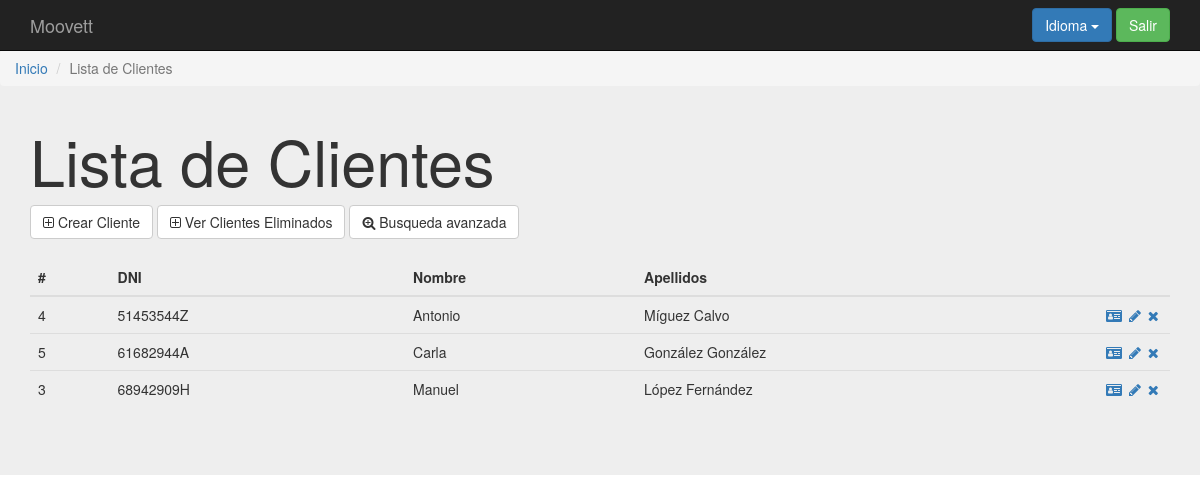
Page /index.php?controller=client&action=show (signed in) on the earlier database version.
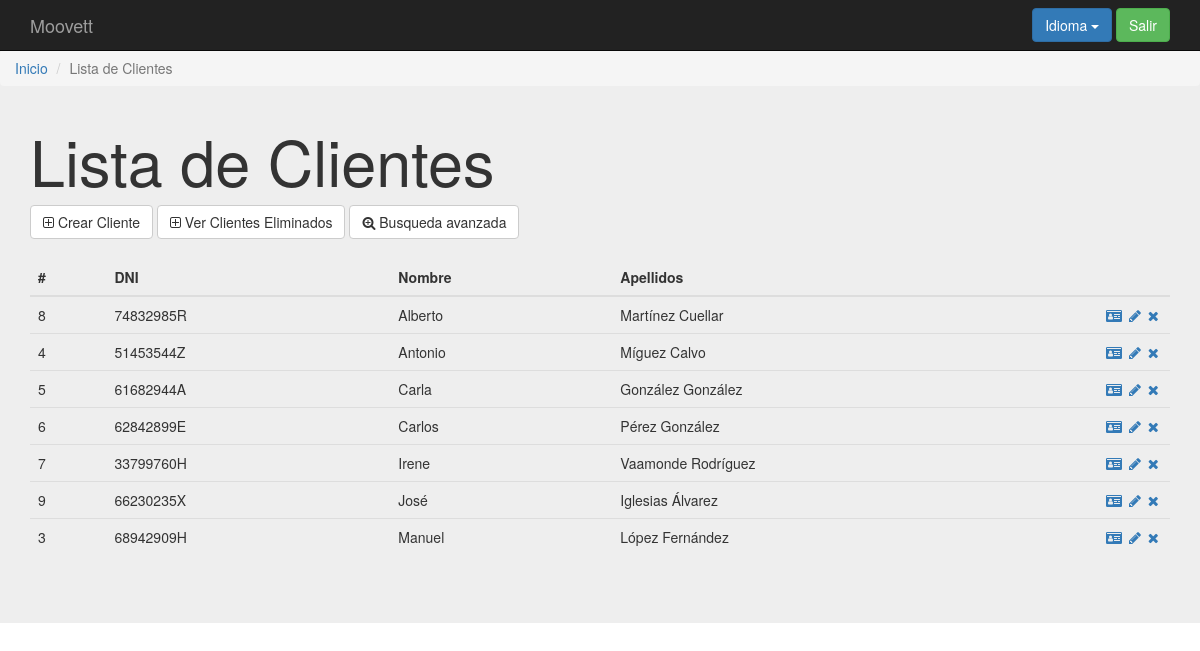
Same page on the later database version.
### tables this page shows
create table `cliente` (
`id` int(11) not null,
  `dni_c` varchar(9) not null,
  `nombre_c` varchar(15) not null,
  `apellidos_c` varchar(40) not null,
  `fecha_nac` date default null,
  `profesion` varchar(20) default null,
  `telefono` int(11) default null,
  `direccion` varchar(50) default null,
  `comentario` varchar(500) default null,
  `email` varchar(30) default null,
  `alerta_falta` tinyint(1) not null default '0',
  `desempleado` tinyint(1) not null default '0',
  `estudiante` tinyint(1) not null default '0',
  `familiar` tinyint(1) not null default '0',
  `num_cuenta` varchar(24) not null,
  `activo` tinyint(1) not null default '0',
  `foto` varchar(15) not null
);

### core/ViewManager.php (called while the page is built, shortened)
<?php
class ViewManager {
    private $fragmentContents = array();
    private $variables = array();
    private $currentFragment = self::DEFAULT_FRAGMENT;
    private $layout = "default";
    private function saveCurrentFragment() {
        $this->fragmentContents[$this->currentFragment].=ob_get_contents();
    }
    public function moveToFragment($name) {
        $this->currentFragment = $name;
    }
    public function getFragment($fragment, $default="") {
        if (!isset($this->fragmentContents[$fragment])) {
            return $default;
        }
        return $this->fragmentContents[$fragment];
    }
    public function setVariable($varname, $value, $flash=false) {
        $this->variables[$varname] = $value;
    }
    public function getVariable($varname, $default=NULL) {
        if (!isset($this->variables[$varname])) {
            return $default;
        }
        return $this->variables[$varname];
    }
    public function setLayout($layout) {
        $this->layout = $layout;
    }
    public function render($controller, $viewname) {
        include(__DIR__."/../Views/$controller/$viewname.php");
        $this->renderLayout();
    }
    private function renderLayout() {
        include(__DIR__."/../Views/layouts/".$this->layout.".php");
    }
    private static $viewmanager_singleton = NULL;
    public static function getInstance() {
        if (self::$viewmanager_singleton == null) {
            self::$viewmanager_singleton = new ViewManager();
        }
        return self::$viewmanager_singleton;
    }
}

### Controllers/CLIENT_Controller.php (called while the page is built, shortened)
<?php
require_once(__DIR__."/../core/ViewManager.php");
require_once(__DIR__."/../core/I18n.php");
require_once(__DIR__."/../Models/Client.php");
require_once(__DIR__."/../Models/CLIENT_Model.php");
class CLIENT_Controller extends BaseController {
    private $clientMapper;
    public function __construct() {
        $this->clientMapper = new CLIENT_Model();
        $this->view->setLayout("default");
    }
    public function show(){
        $clients = $this->clientMapper->fetch_all();
        $clients_json = json_encode($this->clients_to_json($clients));
        $this->view->setVariable("clients", $clients);
        $this->view->setVariable("clients_json", $clients_json);
        $this->view->render("client", "CLIENT_SHOW_Vista");
    }
    private function clients_to_json($clients){
        $clients_json = array();
        foreach ($clients as $client){
            $aux = array();
            $aux['id'] = $client->getID();
            $aux['nombre_c'] = $client->getName();
            $aux['dni_c'] = $client->getDNI();
            $aux['apellidos_c'] = $client-> getSurname();
            $clients_json[] = $aux;
        }
        return $clients_json;
    }
}

### index.php (called while the page is built, shortened)
<?php
function run() {
    try{
        $controller = loadController($_GET["controller"]);
        $actionName = $_GET["action"];
        $controller->$actionName();
    } catch(Exception $ex) {
        die($ex->getMessage());
  }
}
function loadController($controllerName) {
    return new $controllerClassName();
}
run();
?>

### core/I18n.php (called while the page is built, shortened)
<?php
class I18n {
  private $messages;
  public function setLanguage($language) {
    $this->messages = $i18n_messages;
  }
  public function i18n($key) {
    if (isset($this->messages[$key])){
      return $this->messages[$key];
    }else{
      return $key;
    }
  }
  private static $i18n_singleton = null;
  public static function getInstance() {
    if (self::$i18n_singleton == NULL) {
      self::$i18n_singleton = new I18n();
    }
    return self::$i18n_singleton;
  }
}
function i18n($key) {
  return I18n::getInstance()->i18n($key);
}

### Models/Client.php (called while the page is built, shortened)
<?php
class Client {
    private $id;
    private $dni;
    private $name;
    private $surname;
    public function __construct($id=NULL,$dni=NULL,$name=NULL, $surname=NULL,
                                $birthday=NULL, $profession=NULL, $phone=NULL, $address=NULL,$comment=NULL,
                                $email=NULL,$alert=NULL,$unemployed=NULL,$student=NULL,$family=NULL,$account=NULL,
                                $active=NULL,$photo=NULL,$injury=NULL) {
     $this->id = $id;
     $this->dni = $dni;
     $this->name = $name;
     $this->surname = $surname;
    }
    public function getID() {
        return $this->id;
    }
    public function getDni(){
        return $this->dni;
    }
    public function getName(){
        return $this->name;
    }
    public function getSurname(){
        return $this->surname;
    }
}

### Models/CLIENT_Model.php (called while the page is built, shortened)
<?php
require_once(__DIR__."/../core/PDOConnection.php");
class CLIENT_Model {
    private $db;
    public function __construct() {
        $this->db = PDOConnection::getInstance();
    }
    public function fetch_all($activo = 1){
        $sql = $this->db->prepare("SELECT * FROM cliente WHERE activo=? ORDER BY nombre_c");
        $sql->execute(array($activo));
        $clients_db = $sql->fetchAll(PDO::FETCH_ASSOC);
        $clients = array();
        foreach ($clients_db as $client) {
            array_push($clients, new Client($client["id"], $client["dni_c"], $client["nombre_c"], $client["apellidos_c"],
                                        $client["fecha_nac"],$client["profesion"],$client["telefono"],$client["direccion"],
                                        $client["comentario"],$client["email"], $client["alerta_falta"],$client["desempleado"],
                                        $client["estudiante"],$client["familiar"],$client["num_cuenta"],$client["activo"],$client["foto"]));
        }
        return $clients;
    }
}

### core/PDOConnection.php (called while the page is built)
<?php
class PDOConnection {
    private static $dbhost = "127.0.0.1";
    private static $dbname = "moovett";
    private static $dbuser = "moovett";
    private static $dbpass = "moovett";
    private static $db_singleton = null;
    public static function getInstance() {
        if (self::$db_singleton == null) {
            self::$db_singleton = new PDO(
                "mysql:host=".self::$dbhost.";dbname=".self::$dbname.";charset=utf8",
                self::$dbuser,
                self::$dbpass,
                array(
                    PDO::ATTR_EMULATE_PREPARES => false,
                    PDO::ATTR_ERRMODE => PDO::ERRMODE_EXCEPTION
                )
            );
        }
        return self::$db_singleton;
    }
}
?>

### Views/client/CLIENT_SHOW_Vista.php (the view, shortened to what this page needs)
<?php
require_once(__DIR__."/../../core/ViewManager.php");
$view = ViewManager::getInstance();
$view->setVariable("title", "Manage Clients");
$clients = $view->getVariable("clients");
?>
<div class="jumbotron">
  <div class="design">
  <ol class="breadcrumb">
    <li class="breadcrumb-item"><a href="index.php?controller=user&amp;action=login"><?= i18n("Home") ?></a></li>
    <li class="breadcrumb-item active"><?= i18n("List of Clients") ?></li>
  </ol>
  </div>
    <div class="container">
    <h1><?= i18n("List of Clients") ?></h1>
	   <a href="index.php?controller=client&amp;action=add" class="btn btn-default"><i class="fa fa-plus-square-o" aria-hidden="true"></i> <?= i18n("Create Client") ?></a>
     <a href="index.php?controller=client&amp;action=showdeleted" class="btn btn-default"><i class="fa fa-plus-square-o" aria-hidden="true"></i> <?= i18n("View Deleted Clients") ?></a>
     <a href="index.php?controller=client&amp;action=search" class="btn btn-default"><i class="fa fa-search-plus" aria-hidden="true"></i> <?= i18n("Advanced Search") ?></a>
<table class="table top-buffer">
      <thead>
        <tr>
          <th>#</th>
          <th><?= i18n("DNI") ?></th>
          <th><?= i18n("Name") ?></th>
          <th><?= i18n("Surname") ?></th>
          <th style="width: 72px;"></th>
        </tr>
      </thead>
      <tbody>
	  <?php foreach($clients as $client){ ?>
          <tr>
	      <td><?php echo $client->getID(); ?></td>
          <td><?php echo $client->getDni(); ?></td>
          <td><?php echo $client->getName(); ?></td>
          <td><?php echo $client->getSurname(); ?></td>
          <td>
              <a href="index.php?controller=client&amp;action=showone&amp;id=<?php echo $client->getID();  ?>"><i class="fa fa-id-card" aria-hidden="true"></i></a>
              <a href="index.php?controller=client&amp;action=edit&amp;id=<?php echo $client->getID();  ?>"><i class="fa fa-pencil fa-fw" aria-hidden="true"></i></a>
              <a href="index.php?controller=client&amp;action=delete&amp;id=<?php echo $client->getID();  ?>" role="button" data-toggle="modal"><i class="fa fa-times" aria-hidden="true"></i></a>
          </td>
        </tr>
	<?php } ?>
      </tbody>
</table>
    </div>
</div>

### Views/layouts/default.php (shortened to what this page needs)
<?php
require_once(__DIR__."/../../core/ViewManager.php");
$view = ViewManager::getInstance();
$currentuser = $view->getVariable("currentusername");
?><!DOCTYPE html>
<html>
    <head>
	<link rel="stylesheet" href="css/bootstrap.min.css" type="text/css">
  <link rel="stylesheet" href="css/bootstrap-datepicker3.min.css" type="text/css">
  <link rel="stylesheet" href="css/bootstrap-multiselect.css" type="text/css"/>
  <link rel="stylesheet" href="font-awesome/css/font-awesome.min.css" type="text/css">
	<link rel="stylesheet" href="css/style.css" type="text/css">
    </head>
    <body>
	<header>
	    <nav class="navbar navbar-inverse navbar-fixed-top">
		<div class="container">
		    <div class="navbar-header">
			<a class="navbar-brand" href="index.php">Moovett</a>
		    </div>
		    <div id="navbar" class="navbar-collapse collapse">
			<?php if (isset($currentuser)): ?>
		    <form class="navbar-form navbar-right" action="index.php?controller=user&amp;action=logout" method="POST">
          <?php
            include(__DIR__."/language_select_element.php");
          ?>
				<button type="submit" class="btn btn-success"><?= i18n("Logout") ?></button>
			    </form>
			<?php endif ?>
		    </div>
		</div>
	    </nav>
	</header>
	<main>
	    <?= $view->getFragment(ViewManager::DEFAULT_FRAGMENT) ?>
	</main>
    </body>
</html>

### Views/layouts/language_select_element.php (shortened to what this page needs)
<div class="btn-group">
  <button type="button" class="btn btn-primary dropdown-toggle" data-toggle="dropdown">
  <?= i18n("Language") ?> <span class="caret"></span>
</button>
</div>

### css/style.css (style rules this page uses)
body { padding-top: 50px; padding-bottom: 20px; }
.design { margin-top:-48px !important; }
.top-buffer { margin-top:20px; }

Differences in the rows shown:
added cliente: id "8", dni_c "74832985R", nombre_c "Alberto", apellidos_c "Martínez Cuellar"
added cliente: id "6", dni_c "62842899E", nombre_c "Carlos", apellidos_c "Pérez González"
added cliente: id "7", dni_c "33799760H", nombre_c "Irene", apellidos_c "Vaamonde Rodríguez"
added cliente: id "9", dni_c "66230235X", nombre_c "José", apellidos_c "Iglesias Álvarez"
